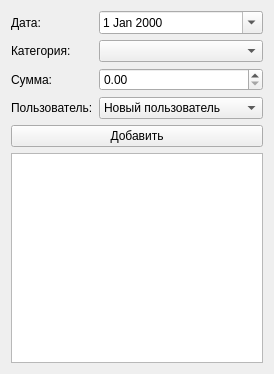
<?xml version="1.0" encoding="UTF-8"?>
<ui version="4.0">
 <class>ExpenseWidget</class>
 <widget class="QWidget" name="ExpenseWidget">
  <property name="geometry">
   <rect>
    <x>0</x>
    <y>0</y>
    <width>274</width>
    <height>374</height>
   </rect>
  </property>
  <property name="windowTitle">
   <string>Расходы</string>
  </property>
  <layout class="QVBoxLayout" name="verticalLayout">
   <item>
    <layout class="QFormLayout" name="formLayout">
     <item row="0" column="0">
      <widget class="QLabel" name="labelDate">
       <property name="text">
        <string>Дата:</string>
       </property>
      </widget>
     </item>
     <item row="0" column="1">
      <widget class="QDateEdit" name="editDate">
       <property name="calendarPopup">
        <bool>true</bool>
       </property>
       <property name="date">
        <date>
         <year>2000</year>
         <month>1</month>
         <day>1</day>
        </date>
       </property>
      </widget>
     </item>
     <item row="1" column="0">
      <widget class="QLabel" name="labelCategory">
       <property name="text">
        <string>Категория:</string>
       </property>
      </widget>
     </item>
     <item row="1" column="1">
      <widget class="QComboBox" name="comboCategory"/>
     </item>
     <item row="2" column="0">
      <widget class="QLabel" name="labelAmount">
       <property name="text">
        <string>Сумма:</string>
       </property>
      </widget>
     </item>
     <item row="2" column="1">
      <widget class="QDoubleSpinBox" name="editAmount">
       <property name="decimals">
        <number>2</number>
       </property>
       <property name="maximum">
        <double>1000000.000000000000000</double>
       </property>
      </widget>
     </item>
     <item row="3" column="0">
      <widget class="QLabel" name="labelUser">
       <property name="text">
        <string>Пользователь:</string>
       </property>
      </widget>
     </item>
     <item row="3" column="1">
      <widget class="QComboBox" name="comboUser">
       <item>
        <property name="text">
         <string>Новый пользователь</string>
        </property>
       </item>
      </widget>
     </item>
    </layout>
   </item>
   <item>
    <widget class="QPushButton" name="btnAddExpense">
     <property name="text">
      <string>Добавить</string>
     </property>
    </widget>
   </item>
   <item>
    <widget class="QTableWidget" name="tableExpense"/>
   </item>
  </layout>
 </widget>
 <resources/>
 <connections/>
</ui>
